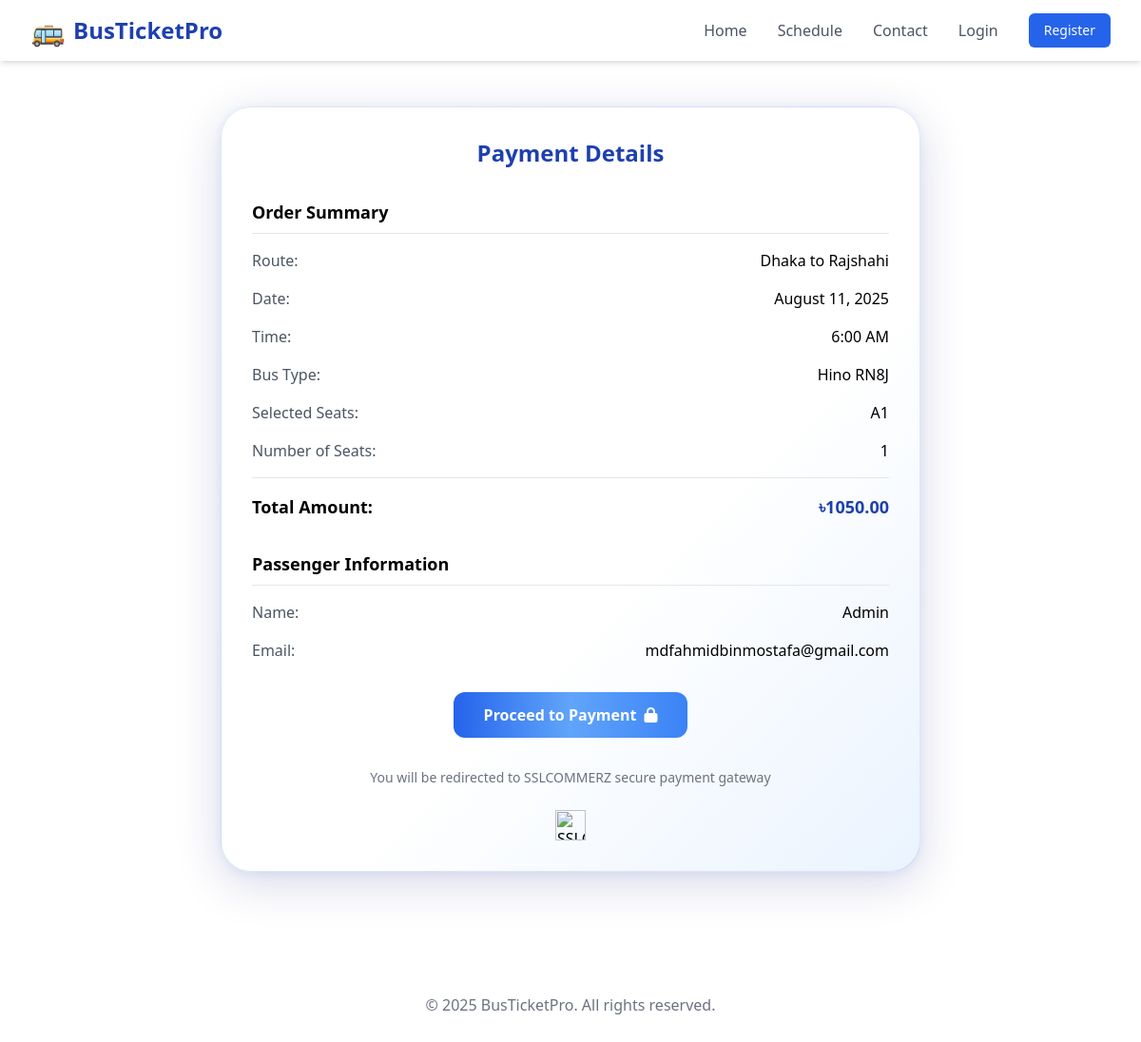
/payment/23/, run on the app's committed database.
### ticket/models.py (models this page shows, shortened)
class Booking(models.Model):
    schedule = models.ForeignKey(Schedule, on_delete=models.CASCADE)
    user = models.ForeignKey(User, on_delete=models.CASCADE, null=True, blank=True)
    passenger_name = models.CharField(max_length=100)
    passenger_email = models.EmailField()
    passenger_phone = models.CharField(max_length=15, null=True, blank=True)
    seats_booked = models.PositiveIntegerField()
    booking_time = models.DateTimeField(auto_now_add=True)
    is_confirmed = models.BooleanField(default=False)

class Schedule(models.Model):
    bus = models.ForeignKey(Bus, on_delete=models.CASCADE)
    route = models.ForeignKey(Route, on_delete=models.CASCADE)
    departure_time = models.DateTimeField()
    arrival_time = models.DateTimeField()
    fare = models.DecimalField(max_digits=8, decimal_places=2)

class Route(models.Model):
    origin = models.CharField(max_length=100)
    destination = models.CharField(max_length=100)
    distance_km = models.FloatField()
    def __str__(self):
        return f"{self.origin} to {self.destination}"

class Bus(models.Model):
    name = models.CharField(max_length=100, default="")
    number_plate = models.CharField(max_length=20, unique=True)
    capacity = models.PositiveIntegerField()
    bus_type = models.CharField(max_length=50)

class Ticket(models.Model):
    booking = models.ForeignKey(Booking, on_delete=models.CASCADE)
    seat_number = models.PositiveIntegerField()
    issued_at = models.DateTimeField(auto_now_add=True)

### ticket/views.py (the view)
# urls.py: path('payment/<int:booking_id>/', views.payment, name='payment'),
def payment(request, booking_id):
    booking = get_object_or_404(Booking, id=booking_id)
    tickets = Ticket.objects.filter(booking=booking)
    total_amount = booking.seats_booked * booking.schedule.fare
    return render(request, 'payment.html', {
        'booking': booking,
        'tickets': tickets,
        'total_amount': total_amount
    })

### ticket/templatetags/ticket_tags.py (called while the page is built)
@register.filter(name='to_seat_name')
def to_seat_name(seat_number):
    if not isinstance(seat_number, int) or seat_number <= 0:
        return ""
    seats_per_row = 4
    row = chr(ord('A') + (seat_number - 1) // seats_per_row)
    col = (seat_number - 1) % seats_per_row + 1
    return f"{row}{col}"

### templates/payment.html (shortened to what this page needs)
{% load ticket_tags %}
{% include 'header.html' %}
<!DOCTYPE html>
<html lang="en">
<head>
    <link href="https://cdn.jsdelivr.net/npm/tailwindcss@2.2.19/dist/tailwind.min.css" rel="stylesheet">
    <link href="https://cdnjs.cloudflare.com/ajax/libs/font-awesome/6.4.0/css/all.min.css" rel="stylesheet">
</head>
<body class="bg-gradient-to-br from-blue-300/60 via-white/80 to-blue-100/60 min-h-screen">
    <main class="max-w-3xl mx-auto py-12 px-2 md:px-4">
        <div class="glassy-3d-card rounded-2xl shadow-lg p-8">
            <h2 class="text-2xl font-bold text-center text-blue-800 mb-8">Payment Details</h2>
            <div class="mb-8">
                <h3 class="text-lg font-semibold mb-4 pb-2 border-b">Order Summary</h3>
                <div class="space-y-4">
                    <div class="flex justify-between">
                        <span class="text-gray-600">Route:</span>
                        <span class="font-medium">{{ booking.schedule.route }}</span>
                    </div>
                    <div class="flex justify-between">
                        <span class="text-gray-600">Date:</span>
                        <span class="font-medium">{{ booking.schedule.departure_time|date:"F j, Y" }}</span>
                    </div>
                    <div class="flex justify-between">
                        <span class="text-gray-600">Time:</span>
                        <span class="font-medium">{{ booking.schedule.departure_time|date:"g:i A" }}</span>
                    </div>
                    <div class="flex justify-between">
                        <span class="text-gray-600">Bus Type:</span>
                        <span class="font-medium">{{ booking.schedule.bus.bus_type }}</span>
                    </div>
                    <div class="flex justify-between">
                        <span class="text-gray-600">Selected Seats:</span>
                        <span class="font-medium">
                            {% for ticket in tickets %}
                                {{ ticket.seat_number|to_seat_name }}{% if not forloop.last %}, {% endif %}
                            {% endfor %}
                        </span>
                    </div>
                    <div class="flex justify-between">
                        <span class="text-gray-600">Number of Seats:</span>
                        <span class="font-medium">{{ booking.seats_booked }}</span>
                    </div>
                    <div class="flex justify-between text-lg font-semibold pt-4 border-t">
                        <span>Total Amount:</span>
                        <span class="text-blue-800">৳{{ total_amount }}</span>
                    </div>
                </div>
            </div>
            <div class="mb-8">
                <h3 class="text-lg font-semibold mb-4 pb-2 border-b">Passenger Information</h3>
                <div class="space-y-4">
                    <div class="flex justify-between">
                        <span class="text-gray-600">Name:</span>
                        <span class="font-medium">{{ booking.passenger_name }}</span>
                    </div>
                    <div class="flex justify-between">
                        <span class="text-gray-600">Email:</span>
                        <span class="font-medium">{{ booking.passenger_email }}</span>
                    </div>
                </div>
            </div>
            <div class="text-center">
                <form method="POST" action="{% url 'initiate_payment' %}" class="inline-block">
                    <button type="submit" class="bg-gradient-to-r from-blue-600 via-blue-400 to-blue-500 text-white px-8 py-3 rounded-xl font-semibold hover:scale-105 hover:from-blue-700 hover:to-blue-500 focus:ring-4 focus:ring-blue-300 transition-all duration-200 flex items-center justify-center space-x-2">
                        <span>Proceed to Payment</span>
                        <i class="fas fa-lock"></i>
                    </button>
                </form>
                <p class="mt-4 text-sm text-gray-500">You will be redirected to SSLCOMMERZ secure payment gateway</p>
                <div class="mt-6 flex justify-center space-x-4">
                    <img src="https://securepay.sslcommerz.com/public/image/SSLCommerz-Pay-With-logo-All-Size-01.png"
                         alt="SSLCOMMERZ" class="h-8">
                </div>
            </div>
        </div>
    </main>
    <footer class="bg-white/80 py-8 mt-12 backdrop-blur-md">
        <div class="max-w-7xl mx-auto px-6 text-center text-gray-500">
            <p>&copy; 2025 BusTicketPro. All rights reserved.</p>
        </div>
    </footer>
</body>
</html>

### templates/header.html (shortened to what this page needs)
{% load static %}
<header class="bg-white shadow-md sticky top-0 z-50">
    <div class="max-w-7xl mx-auto px-4 sm:px-6 lg:px-8">
        <div class="flex justify-between items-center h-16">
            <div class="flex-shrink-0">
                <a href="{% url 'home' %}" class="flex items-center gap-2">
                    <span class="text-3xl">🚌</span>
                    <span class="text-2xl font-bold text-blue-800">BusTicketPro</span>
                </a>
            </div>
            <nav class="hidden md:flex items-center space-x-8">
                <a href="{% url 'home' %}" class="text-gray-600 hover:text-blue-700 font-medium transition">Home</a>
                <a href="{% url 'schedule' %}" class="text-gray-600 hover:text-blue-700 font-medium transition">Schedule</a>
                <a href="{% url 'contact' %}" class="text-gray-600 hover:text-blue-700 font-medium transition">Contact</a>
                {% if user.is_authenticated %}
                    <a href="{% url 'profile' %}" class="text-gray-600 hover:text-blue-700 font-medium transition">Profile</a>
                    <span class="text-gray-800 font-semibold">Welcome, {{ user.username }}!</span>
                    <form method="post" action="{% url 'logout' %}">
                        {% csrf_token %}
                        <button type="submit" class="bg-red-500 text-white px-4 py-2 rounded-md text-sm font-medium hover:bg-red-600 transition">Logout</button>
                    </form>
                {% else %}
                    <a href="{% url 'login' %}" class="text-gray-600 hover:text-blue-700 font-medium transition">Login</a>
                    <a href="{% url 'register' %}" class="bg-blue-600 text-white px-4 py-2 rounded-md text-sm font-medium hover:bg-blue-700 transition">Register</a>
                {% endif %}
            </nav>
        </div>
    </div>
</header>

### templates/payment.html (style rules this page uses)
.glassy-3d-card { background: linear-gradient(135deg, rgba(255,255,255,0.75) 60%, rgba(96,165,250,0.13) 100%); box-shadow: 0 12px 48px 0 rgba(31, 38, 135, 0.18), 0 1.5px 8px 0 #60a5fa22; border-radius: 2rem; border: 1.5px solid rgba(30, 64, 175, 0.13); }

### data on the page
Booking: schedule.route "Dhaka to Rajshahi", schedule.departure_time "August 11, 2025", schedule.departure_time "6:00 AM", schedule.bus.bus_type "Hino RN8J", seats_booked "1", passenger_name "Admin", passenger_email "mdfahmidbinmostafa@gmail.com"
Ticket: seat_number|to_seat_name "A1"

### other printed values
{{ total_amount }} "1050.00"
